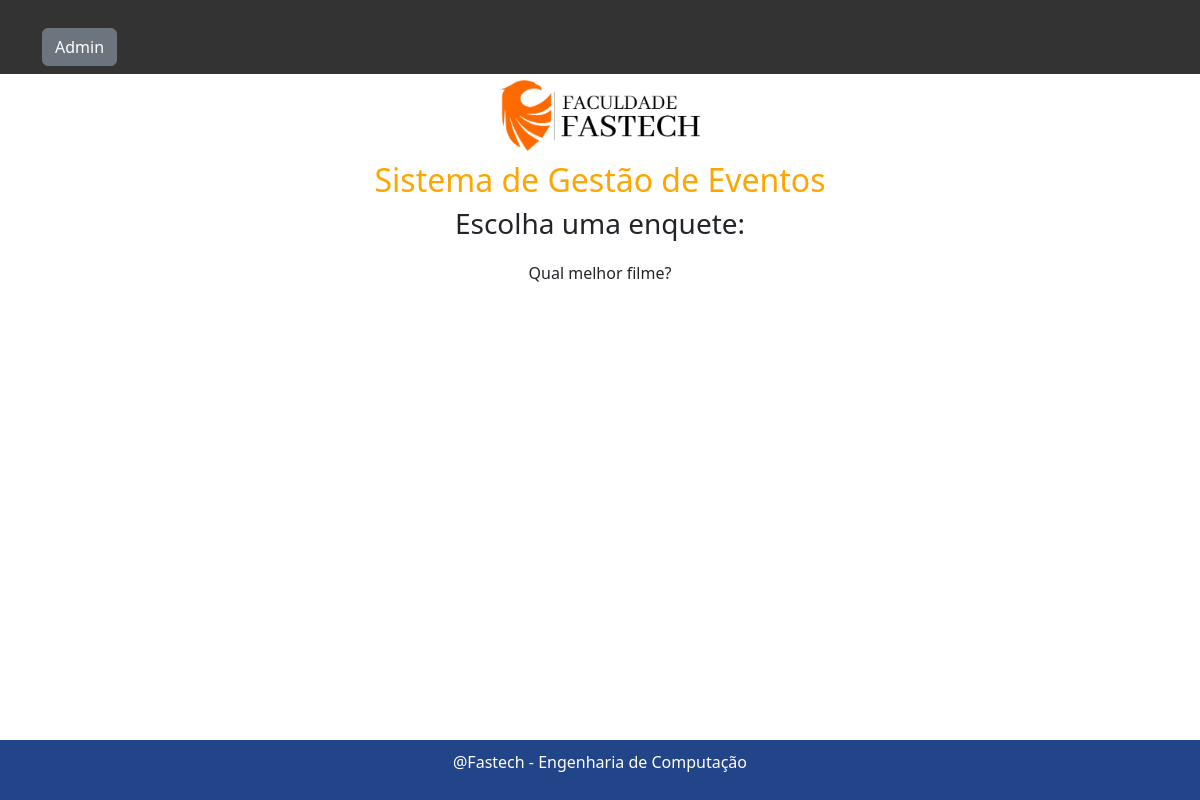
The app's page /, older data.
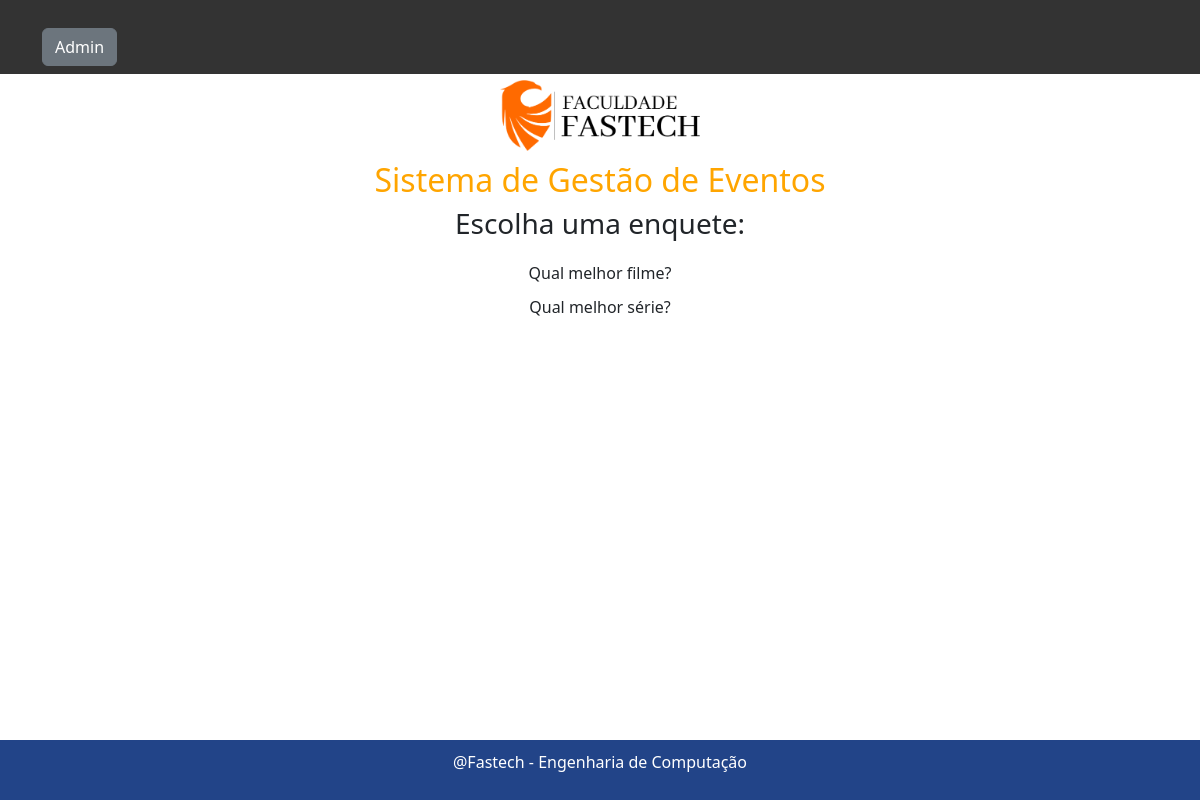
The same page, newer data.
### enquete/models.py (models this page shows, shortened)
class Question(models.Model):
    question_text = models.CharField(max_length=200)
    objects = models.Manager()

### enquete/views.py (the view)
# urls.py: path('', views.index, name='index'),
def index(request):
    questions = Question.objects.order_by('question_text')
    context = {'questions': questions}
    return render(request, 'enquete/index.html', context)

### enquete/templates/enquete/index.html (shortened to what this page needs)
<!DOCTYPE html>
{% load static %}
<html lang="en">
<head>
    <link rel="stylesheet" href="https://cdn.jsdelivr.net/npm/bootstrap@5.3.0/dist/css/bootstrap.min.css">
    <link rel="stylesheet" href="{% static 'enquete/style.css' %}">
</head>
<body>
    <header>
        <nav class="navbar navbar-fixed-top navbar-dark bg-primary">
            <div class="container">
                <a class="btn btn-secondary ml-auto" href="/admin">Admin</a>
            </div>
        </nav>
    </header>
    <div class="logo-container">
        <img src="{% static 'enquete/logo.png' %}" alt="Logo da Empresa">
        <h2 class="project-name">Sistema de Gestão de Eventos</h2>
    </div>
    <div class="container">
        <h3 class="text-center">Escolha uma enquete:</h3>
        <ul class="list-unstyled">
            {% for question in questions %}
                <li> {{ question.question_text }} </li>
            {% endfor %}
        </ul>
    </div>
    <footer>
        <p>@Fastech - Engenharia de Computação</p>
    </footer>
</body>
</html>

Row changes from the older to the newer data that the page shows:
added Question: question_text "Qual melhor série?"
